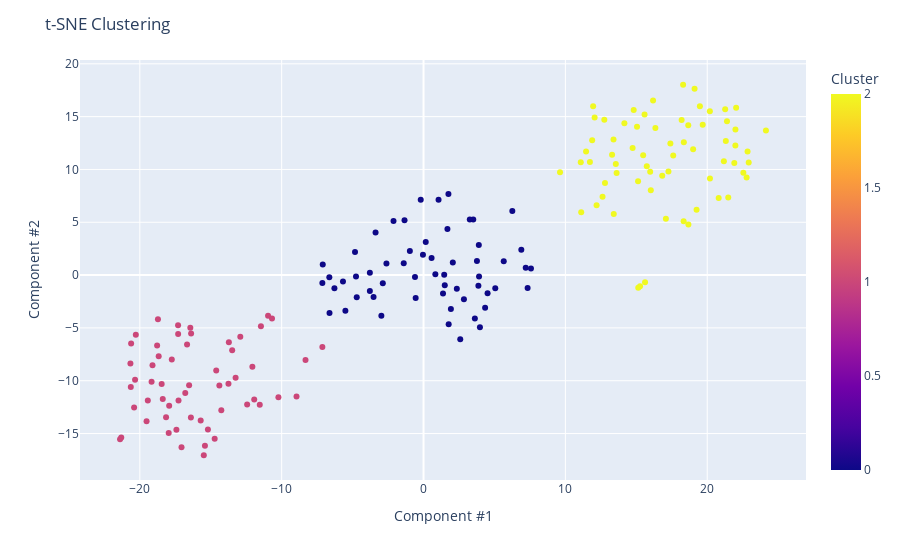

Notebook code cell kept with this figure:
### Markdown cell above
Indeed we see from the plot above that the distortion decreases rapidly up until 3, which probably is the number of clusters for our data. After this point we begin overfitting to the noise and the distortion will not decrease as much. A general heuristic is to choose where the kink, or elbow, in the curve occurs.

### Code cell
import plotly.express as px

tSNE_Df['Cluster'] = cluster_labels

fig = px.scatter(tSNE_Df, x='component #1', y='component #2', color='Cluster', hover_name='Cluster')

fig.update_layout(
    title='t-SNE Clustering',
    xaxis_title='Component #1',
    yaxis_title='Component #2'
)

fig.show()

### Figure 1 — Plotly figure (JSON) as saved in the notebook; plotly's stock layout.template omitted (floating-point values rounded to 4 significant figures; data arrays with more than 128 entries replaced by an {"elided": "..."} marker saying what was removed)
{"data": [{"hovertemplate": "<b>%{hovertext}</b><br><br>component #1=%{x}<br>component #2=%{y}<br>Cluster=%{marker.color}<extra></extra>", "hovertext": {"elided": "178 int values"}, "legendgroup": "", "marker": {"color": {"elided": "178 int values"}, "coloraxis": "coloraxis", "symbol": "circle"}, "mode": "markers", "name": "", "orientation": "v", "showlegend": false, "type": "scatter", "x": {"elided": "178 float values"}, "xaxis": "x", "y": {"elided": "178 float values"}, "yaxis": "y"}], "layout": {"autosize": true, "coloraxis": {"colorbar": {"title": {"text": "Cluster"}}, "colorscale": [[0, "#0d0887"], [0.1111, "#46039f"], [0.2222, "#7201a8"], [0.3333, "#9c179e"], [0.4444, "#bd3786"], [0.5556, "#d8576b"], [0.6667, "#ed7953"], [0.7778, "#fb9f3a"], [0.8889, "#fdca26"], [1, "#f0f921"]]}, "legend": {"tracegroupgap": 0}, "margin": {"t": 60}, "title": {"text": "t-SNE Clustering"}, "xaxis": {"anchor": "y", "autorange": true, "domain": [0, 1], "range": [-24.15, 26.9], "title": {"text": "Component #1"}, "type": "linear"}, "yaxis": {"anchor": "x", "autorange": true, "domain": [0, 1], "range": [-19.77, 20.73], "title": {"text": "Component #2"}, "type": "linear"}}}
